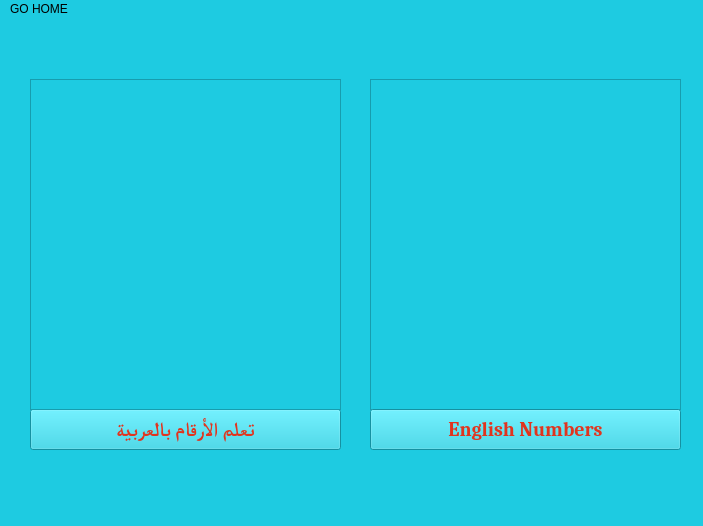
<?xml version="1.0" encoding="UTF-8"?>
<ui version="4.0">
 <class>MainWindow</class>
 <widget class="QMainWindow" name="MainWindow">
  <property name="geometry">
   <rect>
    <x>0</x>
    <y>0</y>
    <width>703</width>
    <height>526</height>
   </rect>
  </property>
  <property name="maximumSize">
   <size>
    <width>703</width>
    <height>526</height>
   </size>
  </property>
  <property name="windowTitle">
   <string>MainWindow</string>
  </property>
  <property name="styleSheet">
   <string notr="true">background-color: #1ecbe1 
</string>
  </property>
  <widget class="QWidget" name="centralwidget">
   <widget class="QPushButton" name="Tom_2">
    <property name="geometry">
     <rect>
      <x>30</x>
      <y>390</y>
      <width>311</width>
      <height>41</height>
     </rect>
    </property>
    <property name="font">
     <font>
      <family>Cambria</family>
      <pointsize>15</pointsize>
      <weight>75</weight>
      <bold>true</bold>
     </font>
    </property>
    <property name="styleSheet">
     <string notr="true">background-color: #1ECBE1;
color: #E1341E</string>
    </property>
    <property name="text">
     <string>تعلم الأرقام بالعربية</string>
    </property>
   </widget>
   <widget class="QLabel" name="label_2">
    <property name="geometry">
     <rect>
      <x>30</x>
      <y>60</y>
      <width>311</width>
      <height>331</height>
     </rect>
    </property>
    <property name="autoFillBackground">
     <bool>false</bool>
    </property>
    <property name="frameShape">
     <enum>QFrame::StyledPanel</enum>
    </property>
    <property name="frameShadow">
     <enum>QFrame::Plain</enum>
    </property>
    <property name="lineWidth">
     <number>2</number>
    </property>
    <property name="text">
     <string/>
    </property>
    <property name="textFormat">
     <enum>Qt::PlainText</enum>
    </property>
    <property name="pixmap">
     <pixmap>لوحة تعليم الارقام العربية للاطفال.png</pixmap>
    </property>
    <property name="scaledContents">
     <bool>true</bool>
    </property>
    <property name="alignment">
     <set>Qt::AlignCenter</set>
    </property>
    <property name="wordWrap">
     <bool>true</bool>
    </property>
    <property name="openExternalLinks">
     <bool>false</bool>
    </property>
   </widget>
   <widget class="QLabel" name="label_3">
    <property name="geometry">
     <rect>
      <x>370</x>
      <y>60</y>
      <width>311</width>
      <height>331</height>
     </rect>
    </property>
    <property name="autoFillBackground">
     <bool>false</bool>
    </property>
    <property name="frameShape">
     <enum>QFrame::StyledPanel</enum>
    </property>
    <property name="frameShadow">
     <enum>QFrame::Plain</enum>
    </property>
    <property name="lineWidth">
     <number>2</number>
    </property>
    <property name="text">
     <string/>
    </property>
    <property name="textFormat">
     <enum>Qt::PlainText</enum>
    </property>
    <property name="pixmap">
     <pixmap>ed01297c1cbba2ae33d547f9a5c9a9cc.jpg</pixmap>
    </property>
    <property name="scaledContents">
     <bool>true</bool>
    </property>
    <property name="alignment">
     <set>Qt::AlignCenter</set>
    </property>
    <property name="wordWrap">
     <bool>true</bool>
    </property>
    <property name="openExternalLinks">
     <bool>false</bool>
    </property>
   </widget>
   <widget class="QPushButton" name="Tom_3">
    <property name="geometry">
     <rect>
      <x>370</x>
      <y>390</y>
      <width>311</width>
      <height>41</height>
     </rect>
    </property>
    <property name="font">
     <font>
      <family>Cambria</family>
      <pointsize>15</pointsize>
      <weight>75</weight>
      <bold>true</bold>
     </font>
    </property>
    <property name="styleSheet">
     <string notr="true">background-color: #1ECBE1;
color: #E1341E</string>
    </property>
    <property name="text">
     <string>English Numbers</string>
    </property>
   </widget>
  </widget>
  <widget class="QMenuBar" name="menubar">
   <property name="geometry">
    <rect>
     <x>0</x>
     <y>0</y>
     <width>703</width>
     <height>21</height>
    </rect>
   </property>
   <widget class="QMenu" name="menuBack">
    <property name="title">
     <string>GO HOME</string>
    </property>
   </widget>
   <addaction name="menuBack"/>
  </widget>
  <widget class="QStatusBar" name="statusbar"/>
 </widget>
 <resources/>
 <connections/>
</ui>
